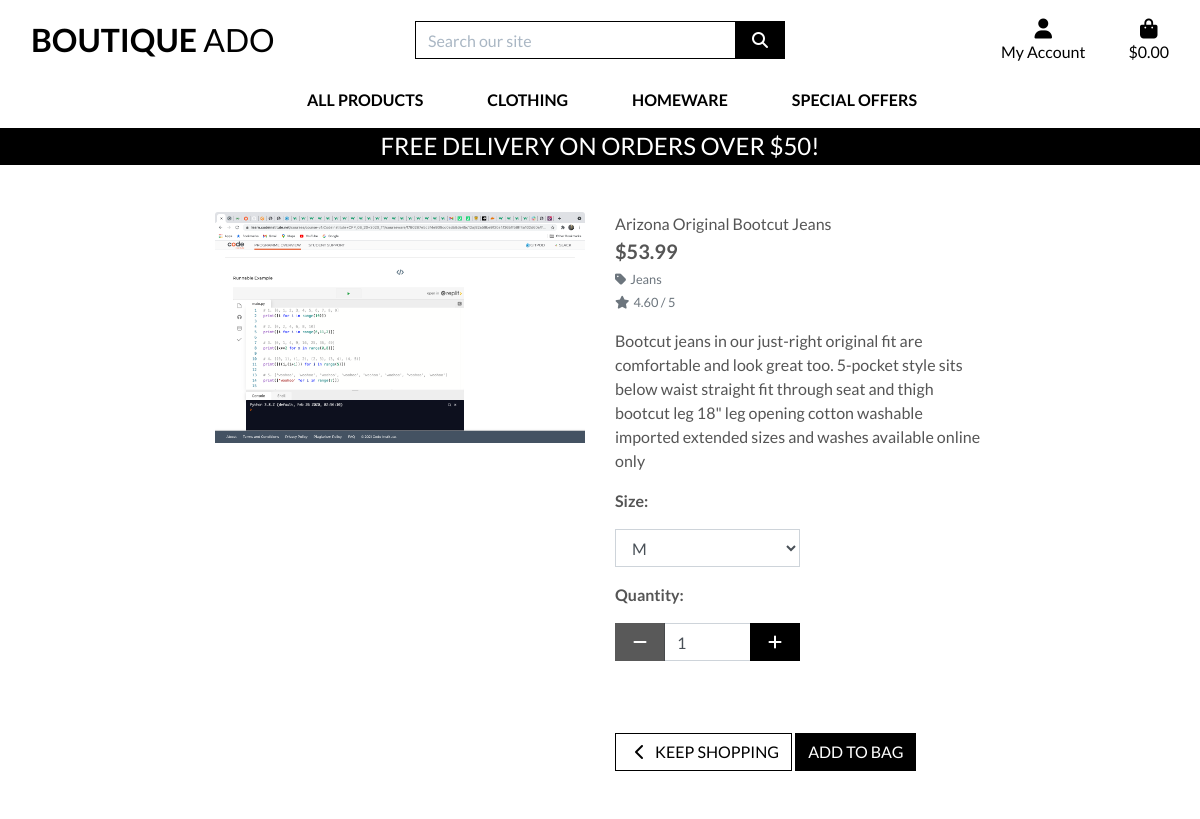
The page /products/1/ on the database its author committed.
### products/models.py (models this page shows, shortened)
class Product(models.Model):
    category = models.ForeignKey('Category', null=True, blank=True, on_delete=models.SET_NULL)
    sku = models.CharField(max_length=254, null=True, blank=True)
    name = models.CharField(max_length=254)
    description = models.TextField()
    has_sizes = models.BooleanField(default=False, null=True, blank=True)
    price = models.DecimalField(max_digits=6, decimal_places=2)
    rating = models.DecimalField(max_digits=6, decimal_places=2, null=True, blank=True)
    image_url = models.URLField(max_length=1024, null=True, blank=True)
    image = models.ImageField(null=True, blank=True)

class Category(models.Model):
    class Meta():
        verbose_name_plural = 'categories'
    name = models.CharField(max_length=254)
    friendly_name = models.CharField(max_length=254, null=True, blank=True)

### products/views.py (the view)
# urls.py: path('<int:product_id>/', views.product_detail, name='product_detail'),
def product_detail(request, product_id):
    product = get_object_or_404(Product, pk=product_id)
    context = {
        'product': product,
    }
    return render(request, 'products/product_detail.html', context)

### bag/contexts.py (called while the page is built, shortened)
def bag_contents(request):
    bag_items = []
    total = 0
    product_count = 0
    bag = request.session.get('bag', {})
    if total < settings.FREE_DELIVERY_THRESHOLD:
        delivery = total * Decimal(settings.STANDARD_DELIVERY_PERCENTAGE / 100)
        free_delivery_delta = settings.FREE_DELIVERY_THRESHOLD - total
    else:
        delivery = 0
        free_delivery_delta = 0
    grand_total = delivery + total
    context = {
        'bag_items': bag_items,
        'total': total,
        'product_count': product_count,
        'delivery': delivery,
        'free_delivery_delta': free_delivery_delta,
        'free_delivery_threshold': settings.FREE_DELIVERY_THRESHOLD,
        'grand_total': grand_total,
    }
    return context

### products/templates/products/product_detail.html (shortened to what this page needs)
{% extends "base.html" %}
{% load static %}
{% block page_header %}
    <div class="container header-container">
    </div>
{% endblock %}
{% block content %}
    <div class="overlay"></div>
    <div class="container-fluid">
        <div class="row">
            <div class="col-12 col-md-6 col-lg-4 offset-lg-2">
                <div class="image-container my-5">
                    {% if product.image %}
                        <a href="{{ product.image.url }}" target="_blank">
                            <img class="card-img-top img-fluid" src="{{ product.image.url }}" alt="{{ product.name }}">
                        </a>
                        {% else %}
                        <a href="">
                            <img class="card-img-top img-fluid" src="{{ MEDIA_URL }}noimage.png" alt="{{ product.name }}">
                        </a>
                    {% endif %}
                </div>
            </div>
            <div class="col-12 col-md-6 col-lg-4">
                <div class="product-details-container mb-5 mt-md-5">
                    <p class="mb-0">{{ product.name }}</p>
                    <p class="lead mb-0 text-left font-weight-bold">${{ product.price }}</p>
                    {% if product.category %}
                    <p class="small mt-1 mb-0">
                        <a class="text-muted" href="{% url 'products' %}?category={{ product.category.name }}">
                            <i class="fas fa-tag mr-1"></i>{{ product.category.friendly_name }}
                        </a>
                    </p>
                    {% endif %}
                    {% if product.rating %}
                        <small class="text-muted"><i class="fas fa-star mr-1"></i>{{ product.rating }} / 5</small>
                    {% else %}
                        <small class="text-muted">No Rating</small>
                    {% endif %}
                    <p class="mt-3">{{ product.description }}</p>
                    <form class="form" action="{% url 'add_to_bag' product.id %}" method="POST">
                        <div class="form-row">
                            {% with product.has_sizes as s %}
                            {% if s %}
                                <div class="col-12">
                                    <p><strong>Size:</strong></p>
                                    <select class="form-control rounded-0 w-50" name="product_size" id='id_product_size'>
                                        <option value="m" selected>M</option>
                                    </select>
                                </div>
                            {% endif %}
                            <div class="col-12">
                                <p class="mt-3"><strong>Quantity:</strong></p>
                                <div class="form-group w-50">
                                    <div class="input-group">
                                        <div class="input-group-prepend">
                                            <button class="decrement-qty btn btn-black rounded-0"
                                                data-item_id="{{ product.id }}" id="decrement-qty_{{ product.id }}">
                                                <span class="icon">
                                                    <i class="fas fa-minus"></i>
                                                </span>
                                            </button>
                                        </div>
                                        <input class="form-control qty_input" type="number"
                                            name="quantity" value="1" min="1" max="99"
                                            data-item_id="{{ product.id }}"
                                            id="id_qty_{{ product.id }}">
                                        <div class="input-group-append">
                                            <button class="increment-qty btn btn-black rounded-0"
                                                data-item_id="{{ product.id }}" id="increment-qty_{{ product.id }}">
                                                <span class="icon">
                                                    <i class="fas fa-plus"></i>
                                                </span>
                                            </button>
                                        </div>
                                    </div>
                                </div>
                            </div>
                            <div class="col{% if s %}-12 mt-2{% endif %}">
                                <a href="{% url 'products' %}" class="btn btn-outline-black rounded-0 mt-5">
                                    <span class="icon">
                                        <i class="fas fa-chevron-left"></i>
                                    </span>
                                    <span class="text-uppercase">Keep Shopping</span>
                                </a>
                                <input type="submit" class="btn btn-black rounded-0 text-uppercase mt-5" value="Add to Bag">
                            </div>
                            {% endwith %}
                        </div>
                    </form>
                </div>
            </div>
        </div>
    </div>
{% endblock %}

### static/css/base.css (style rules this page uses)
html { height: 100%; }
body { background: url('/media/homepage_background_cropped.jpg') no-repeat center center fixed; background-size: cover; height: calc(100vh - 164px); color: #555; font-family: 'Lato'; }
.icon { align-items: center; display: inline-flex; justify-content: center; height: 1.5rem; width: 1.5rem; }
.btn-black { background: black; color: white; }
.btn-outline-black { background: white; color: black !important; border: 1px solid black; }
.overlay { height: 100%; width: 100%; top: 0; left: 0; position: fixed; background: white; z-index: -1; }
@media (min-width: 1200px) { .container { max-width: 80%; } }
@media (min-width: 992px) { .header-container { padding-top: 164px; } }

### rows shown on the page
Product: image (picture), name "Arizona Original Bootcut Jeans", price "53.99", category.friendly_name "Jeans", rating "4.60", description "Bootcut jeans in our just-right original fit are comfortable and look great too. 5-pocket style sits below waist straight fit through seat and thigh bootcut leg 18\" leg opening cotton washable imported extended sizes and washes available online only", quantity "1"

### other values the page prints
{{ free_delivery_threshold }} "50"
